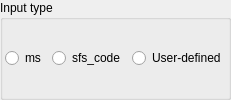
                <widget class="QGroupBox" name="groupBox_input_type">
                 <property name="sizePolicy">
                  <sizepolicy hsizetype="Preferred" vsizetype="Fixed">
                   <horstretch>0</horstretch>
                   <verstretch>0</verstretch>
                  </sizepolicy>
                 </property>
                 <property name="toolTip">
                  <string>&lt;html&gt;&lt;head/&gt;&lt;body&gt;&lt;p&gt;&lt;span style=&quot; font-weight:600; text-decoration: underline;&quot;&gt;Select how to obtain the original SNP data for the analysis&lt;/span&gt;&lt;/p&gt;&lt;p&gt;&lt;span style=&quot; text-decoration: underline;&quot;&gt;ms&lt;/span&gt;: standard coalescent simulation with &lt;span style=&quot; font-style:italic;&quot;&gt;ms&lt;/span&gt;.&lt;/p&gt;&lt;p&gt;&lt;span style=&quot; text-decoration: underline;&quot;&gt;sfs_code&lt;/span&gt;: individual-based simulation with &lt;span style=&quot; font-style:italic;&quot;&gt;sfs_code&lt;/span&gt;.&lt;/p&gt;&lt;p&gt;&lt;span style=&quot; text-decoration: underline;&quot;&gt;User-defined&lt;/span&gt;: enter user-defined commands for input step.&lt;/p&gt;&lt;/body&gt;&lt;/html&gt;</string>
                 </property>
                 <property name="title">
                  <string>Input type</string>
                 </property>
                 <layout class="QHBoxLayout" name="horizontalLayout_6">
                  <property name="leftMargin">
                   <number>2</number>
                  </property>
                  <property name="topMargin">
                   <number>2</number>
                  </property>
                  <property name="rightMargin">
                   <number>2</number>
                  </property>
                  <property name="bottomMargin">
                   <number>2</number>
                  </property>
                  <item>
                   <widget class="QRadioButton" name="radioButton_input_ms">
                    <property name="toolTip">
                     <string>&lt;html&gt;&lt;head/&gt;&lt;body&gt;&lt;p&gt;Use &lt;span style=&quot; font-style:italic;&quot;&gt;ms&lt;/span&gt; with a sub-set of options&lt;/p&gt;&lt;/body&gt;&lt;/html&gt;</string>
                    </property>
                    <property name="text">
                     <string>ms</string>
                    </property>
                   </widget>
                  </item>
                  <item>
                   <widget class="QRadioButton" name="radioButton_input_sfs">
                    <property name="toolTip">
                     <string>&lt;html&gt;&lt;head/&gt;&lt;body&gt;&lt;p&gt;Use output file from &lt;span style=&quot; font-style:italic;&quot;&gt;sfs_code&lt;/span&gt; as input to the analysis&lt;/p&gt;&lt;/body&gt;&lt;/html&gt;</string>
                    </property>
                    <property name="text">
                     <string>sfs_code</string>
                    </property>
                   </widget>
                  </item>
                  <item>
                   <widget class="QRadioButton" name="radioButton_input_user">
                    <property name="toolTip">
                     <string>&lt;html&gt;&lt;head/&gt;&lt;body&gt;&lt;p&gt;Enter directly commands to obtain the original SNP data in either fasta or ms-like format&lt;/p&gt;&lt;/body&gt;&lt;/html&gt;</string>
                    </property>
                    <property name="text">
                     <string>User-defined</string>
                    </property>
                   </widget>
                  </item>
                 </layout>
                </widget>
